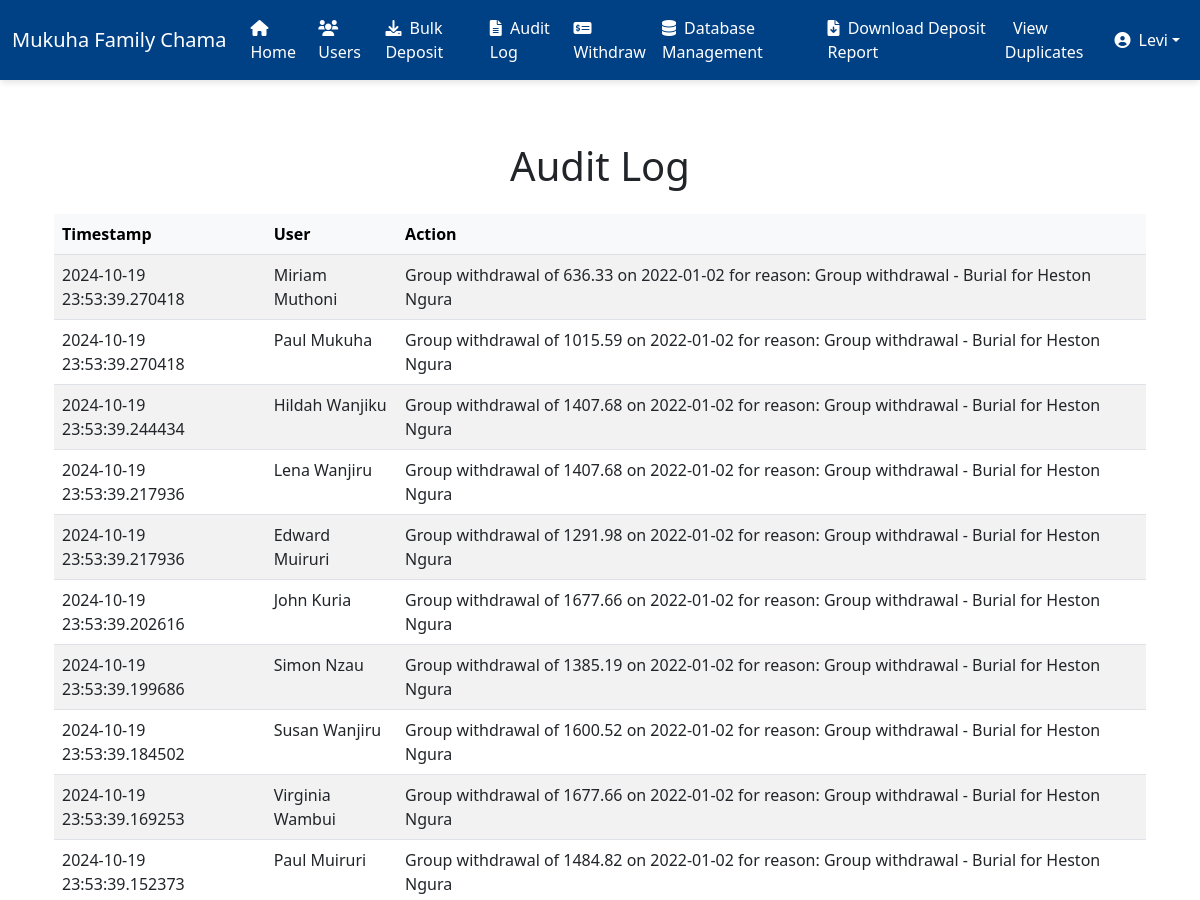
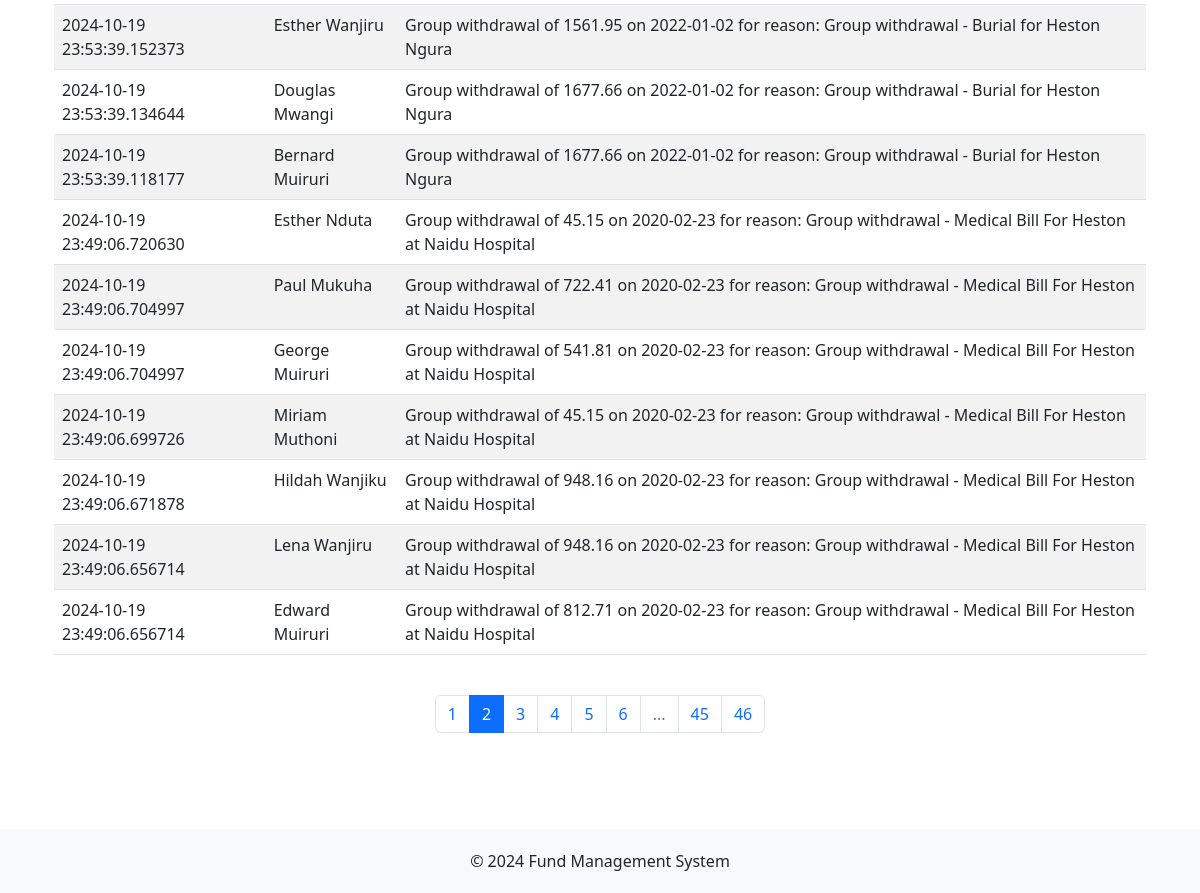
The page /audit_log?page=2 (signed in) on the database its author committed (2 pictures, top to bottom).
### app.py (models this page shows, shortened)
class User(db.Model):
    id = db.Column(db.Integer, primary_key=True)
    name = db.Column(db.String(80), nullable=False)
    email = db.Column(db.String(120), unique=True, nullable=False)
    password = db.Column(db.String(255), nullable=False)
    role = db.Column(db.String(20), nullable=False, default='member')
    is_password_changed = db.Column(db.Boolean, default=False)
    deposits = db.relationship('Deposit', backref='user', lazy='dynamic')
    withdrawals = db.relationship('Withdrawal', backref='user', lazy='dynamic')

class AuditLog(db.Model):
    id = db.Column(db.Integer, primary_key=True)
    user_id = db.Column(db.Integer, db.ForeignKey('user.id'), nullable=False)
    action = db.Column(db.String(200), nullable=False)
    timestamp = db.Column(db.DateTime, nullable=False, default=datetime.utcnow)
    user = db.relationship('User', backref=db.backref('audit_logs', lazy='dynamic'))

### app.py (the view)
@app.route('/audit_log')
@login_required
@password_change_required
def audit_log():
    page = request.args.get('page', 1, type=int)
    per_page = 20  # Number of logs per page
    logs = AuditLog.query.order_by(AuditLog.timestamp.desc()).paginate(page=page, per_page=per_page, error_out=False)
    return render_template('audit_log.html', logs=logs)

### app.py (called while the page is built)
def login_required(f):
    @wraps(f)
    def decorated_function(*args, **kwargs):
        if 'user_id' not in session:
            return redirect(url_for('login', next=request.url))
        return f(*args, **kwargs)
    return decorated_function

def password_change_required(f):
    @wraps(f)
    def decorated_function(*args, **kwargs):
        user_id = session.get('user_id')
        if not user_id:
            return redirect(url_for('login'))
        user = User.query.get(user_id)
        if not user:
            session.pop('user_id', None)  # Clear invalid session
            return redirect(url_for('login'))
        if not user.is_password_changed:
            return redirect(url_for('change_password'))
        return f(*args, **kwargs)
    return decorated_function

@app.context_processor
def inject_user():
    if 'user_id' in session:
        user = User.query.get(session['user_id'])
        return dict(current_user=user)
    return dict(current_user=None)

### templates/audit_log.html (shortened to what this page needs)
{% extends "base.html" %}
{% block content %}
<div class="container my-5">
    <h1 class="text-center mb-4">Audit Log</h1>
    <div class="table-responsive">
        <table class="table table-striped table-hover">
            <thead class="table-light">
                <tr>
                    <th>Timestamp</th>
                    <th>User</th>
                    <th>Action</th>
                </tr>
            </thead>
            <tbody>
                {% for log in logs.items %}
                <tr>
                    <td>{{ log.timestamp }}</td>
                    <td>{{ log.user.name }}</td>
                    <td>{{ log.action }}</td>
                </tr>
                {% endfor %}
            </tbody>
        </table>
    </div>
    <nav aria-label="Page navigation" class="mt-4">
        <ul class="pagination justify-content-center">
            {% for page in logs.iter_pages() %}
                {% if page %}
                    {% if page != logs.page %}
                        <li class="page-item"><a class="page-link" href="{{ url_for('audit_log', page=page) }}">{{ page }}</a></li>
                    {% else %}
                        <li class="page-item active"><span class="page-link">{{ page }}</span></li>
                    {% endif %}
                {% else %}
                    <li class="page-item disabled"><span class="page-link">...</span></li>
                {% endif %}
            {% endfor %}
        </ul>
    </nav>
</div>
{% endblock %}

### templates/base.html (shortened to what this page needs)
<!DOCTYPE html>
<html lang="en">
<head>
    <link href="https://cdn.jsdelivr.net/npm/tailwindcss@2.2.19/dist/tailwind.min.css" rel="stylesheet">
    <link rel="stylesheet" href="https://cdnjs.cloudflare.com/ajax/libs/font-awesome/6.1.1/css/all.min.css">
    <link rel="stylesheet" href="https://cdn.jsdelivr.net/npm/bootstrap@5.2.3/dist/css/bootstrap.min.css">
    <link rel="stylesheet" href="https://cdnjs.cloudflare.com/ajax/libs/font-awesome/6.0.0-beta3/css/all.min.css" />
</head>
<body>
    <nav class="navbar navbar-expand-lg fixed-top
        {% if current_user %}
            {% if current_user.role == 'admin' %}
                navbar-admin
            {% elif current_user.role == 'member' %}
                navbar-member
            {% else %}
                navbar-light bg-light
            {% endif %}
        {% else %}
            navbar-light bg-light
        {% endif %}
    ">
        <div class="container-fluid">
            <a class="navbar-brand" href="{{ url_for('home') }}">Mukuha Family Chama</a>
            <div class="collapse navbar-collapse" id="navbarNav">
                {% if current_user and current_user.role == 'admin' %}
                    <ul class="navbar-nav me-auto mb-2 mb-lg-0">
                        <li class="nav-item">
                            <a class="nav-link {% if request.endpoint == 'index' %}active{% endif %}" href="{{ url_for('index') }}">
                                <i class="fas fa-home me-1"></i> Home
                            </a>
                        </li>
                        <li class="nav-item">
                            <a class="nav-link {% if request.endpoint == 'users' %}active{% endif %}" href="{{ url_for('users') }}">
                                <i class="fas fa-users me-1"></i> Users
                            </a>
                        </li>
                        <li class="nav-item">
                            <a class="nav-link {% if request.endpoint == 'bulk_deposit' %}active{% endif %}" href="{{ url_for('bulk_deposit') }}">
                                <i class="fas fa-download me-1"></i> Bulk Deposit
                            </a>
                        </li>
                        <li class="nav-item">
                            <a class="nav-link {% if request.endpoint == 'audit_log' %}active{% endif %}" href="{{ url_for('audit_log') }}">
                                <i class="fas fa-file-alt me-1"></i> Audit Log
                            </a>
                        </li>
                        <li class="nav-item">
                            <a class="nav-link {% if request.endpoint == 'withdraw' %}active{% endif %}" href="{{ url_for('withdraw') }}">
                                <i class="fas fa-money-check-alt me-1"></i> Withdraw
                            </a>
                        </li>
                        <li class="nav-item">
                            <a class="nav-link {% if request.endpoint == 'database_management' %}active{% endif %}" href="{{ url_for('database_management') }}">
                                <i class="fas fa-database me-1"></i> Database Management
                            </a>
                        </li>
                        <li class="nav-item">
                            <a class="nav-link {% if request.endpoint == 'download_deposit_report' %}active{% endif %}" href="{{ url_for('download_deposit_report') }}">
                                <i class="fas fa-file-download me-1"></i> Download Deposit Report
                            </a>
                        </li>
                        <li class="nav-item">
                            <a class="nav-link {% if request.endpoint == 'duplicate_deposits' %}active{% endif %}" href="{{ url_for('duplicate_deposits') }}">
                                 View Duplicates
                            </a>
                        </li>
                    </ul>
                {% endif %}
                <ul class="navbar-nav ms-auto mb-2 mb-lg-0">
                    {% if current_user %}
                        <li class="nav-item dropdown">
                            <a class="nav-link dropdown-toggle d-flex align-items-center" href="#" id="userDropdown" role="button" data-bs-toggle="dropdown" aria-expanded="false">
                                <i class="fas fa-user-circle me-2"></i> {{ current_user.name }}
                            </a>
                        </li>
                    {% else %}
                        <li class="nav-item">
                            <a class="nav-link {% if request.endpoint == 'login' %}active{% endif %}" href="{{ url_for('login') }}">
                                <i class="fas fa-sign-in-alt me-1"></i> Login
                            </a>
                        </li>
                    {% endif %}
                </ul>
            </div>
        </div>
    </nav>
    <div class="container content mt-4 mb-5">
        {% block content %}{% endblock %}
    </div>
    <footer>
        <div class="container">
            <p class="mb-0">&copy; 2024 Fund Management System</p>
        </div>
    </footer>
</body>
</html>

### templates/base.html (style rules this page uses)
body { display: flex; flex-direction: column; min-height: 100vh; padding-top: 70px; margin: 0; }
.content { flex: 1; }
footer { background-color: #f8f9fa; padding: 20px 0; width: 100%; text-align: center; }
.navbar { box-shadow: 0 4px 6px -1px rgba(0,0,0,0.1); transition: box-shadow 0.3s ease-in-out; }
.navbar-admin { background-color: #004085; }
.navbar-admin .nav-link, .navbar-member .nav-link, .navbar-admin .navbar-brand, .navbar-member .navbar-brand, .navbar-admin .dropdown-item, .navbar-member .dropdown-item { color: #ffffff !important; }

### rows shown on the page
User: name "Levi"
AuditLog: timestamp "2024-10-19 23:53:39.270418", user.name "Miriam Muthoni", action "Group withdrawal of 636.33 on 2022-01-02 for reason: Group withdrawal - Burial for Heston Ngura"
AuditLog: timestamp "2024-10-19 23:53:39.270418", user.name "Paul Mukuha", action "Group withdrawal of 1015.59 on 2022-01-02 for reason: Group withdrawal - Burial for Heston Ngura"
AuditLog: timestamp "2024-10-19 23:53:39.244434", user.name "Hildah Wanjiku", action "Group withdrawal of 1407.68 on 2022-01-02 for reason: Group withdrawal - Burial for Heston Ngura"
AuditLog: timestamp "2024-10-19 23:53:39.217936", user.name "Lena Wanjiru", action "Group withdrawal of 1407.68 on 2022-01-02 for reason: Group withdrawal - Burial for Heston Ngura"
AuditLog: timestamp "2024-10-19 23:53:39.217936", user.name "Edward Muiruri", action "Group withdrawal of 1291.98 on 2022-01-02 for reason: Group withdrawal - Burial for Heston Ngura"
AuditLog: timestamp "2024-10-19 23:53:39.202616", user.name "John Kuria", action "Group withdrawal of 1677.66 on 2022-01-02 for reason: Group withdrawal - Burial for Heston Ngura"
AuditLog: timestamp "2024-10-19 23:53:39.199686", user.name "Simon Nzau", action "Group withdrawal of 1385.19 on 2022-01-02 for reason: Group withdrawal - Burial for Heston Ngura"
AuditLog: timestamp "2024-10-19 23:53:39.184502", user.name "Susan Wanjiru", action "Group withdrawal of 1600.52 on 2022-01-02 for reason: Group withdrawal - Burial for Heston Ngura"
AuditLog: timestamp "2024-10-19 23:53:39.169253", user.name "Virginia Wambui", action "Group withdrawal of 1677.66 on 2022-01-02 for reason: Group withdrawal - Burial for Heston Ngura"
AuditLog: timestamp "2024-10-19 23:53:39.152373", user.name "Paul Muiruri", action "Group withdrawal of 1484.82 on 2022-01-02 for reason: Group withdrawal - Burial for Heston Ngura"
AuditLog: timestamp "2024-10-19 23:53:39.152373", user.name "Esther Wanjiru", action "Group withdrawal of 1561.95 on 2022-01-02 for reason: Group withdrawal - Burial for Heston Ngura"
AuditLog: timestamp "2024-10-19 23:53:39.134644", user.name "Douglas Mwangi", action "Group withdrawal of 1677.66 on 2022-01-02 for reason: Group withdrawal - Burial for Heston Ngura"
AuditLog: timestamp "2024-10-19 23:53:39.118177", user.name "Bernard Muiruri", action "Group withdrawal of 1677.66 on 2022-01-02 for reason: Group withdrawal - Burial for Heston Ngura"
AuditLog: timestamp "2024-10-19 23:49:06.720630", user.name "Esther Nduta", action "Group withdrawal of 45.15 on 2020-02-23 for reason: Group withdrawal - Medical Bill For Heston at Naidu Hospital"
AuditLog: timestamp "2024-10-19 23:49:06.704997", user.name "Paul Mukuha", action "Group withdrawal of 722.41 on 2020-02-23 for reason: Group withdrawal - Medical Bill For Heston at Naidu Hospital"
AuditLog: timestamp "2024-10-19 23:49:06.704997", user.name "George Muiruri", action "Group withdrawal of 541.81 on 2020-02-23 for reason: Group withdrawal - Medical Bill For Heston at Naidu Hospital"
AuditLog: timestamp "2024-10-19 23:49:06.699726", user.name "Miriam Muthoni", action "Group withdrawal of 45.15 on 2020-02-23 for reason: Group withdrawal - Medical Bill For Heston at Naidu Hospital"
AuditLog: timestamp "2024-10-19 23:49:06.671878", user.name "Hildah Wanjiku", action "Group withdrawal of 948.16 on 2020-02-23 for reason: Group withdrawal - Medical Bill For Heston at Naidu Hospital"
AuditLog: timestamp "2024-10-19 23:49:06.656714", user.name "Lena Wanjiru", action "Group withdrawal of 948.16 on 2020-02-23 for reason: Group withdrawal - Medical Bill For Heston at Naidu Hospital"
AuditLog: timestamp "2024-10-19 23:49:06.656714", user.name "Edward Muiruri", action "Group withdrawal of 812.71 on 2020-02-23 for reason: Group withdrawal - Medical Bill For Heston at Naidu Hospital"

### other values the page prints
{{ page }} "1" "3" "4" "5" "6" "45" "46"
{{ page }} "2"
